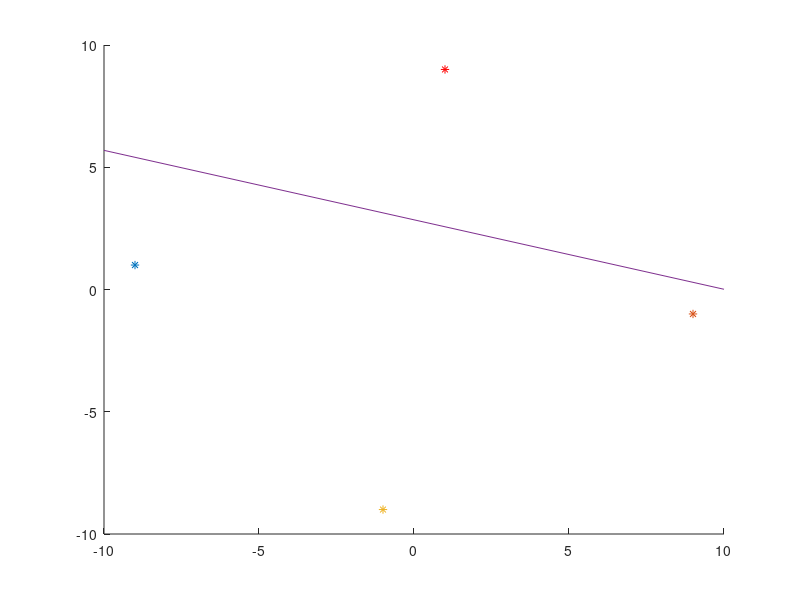

Reproduce this figure in MATLAB. (Note: this script raises an error after producing the figure.)
fileId = fopen('output.txt');

[a, b] = textscan(fileId, '%f %f');
fclose(fileId);
k = a{1}
k;
b = a{2};

%k = -0.17952815086879995;
%b = 6.604862536676114;
x = [-10, 10];
y = k * x + b;


hold on
plot(-9,1,'*');
plot(9,-1,'*');
plot(-1,-9,'*');
plot(1, 9, 'r*');

plot(x, y);

%# vertical line
hx = graph2d.constantline(0, 'LineStyle',':', 'Color',[.7 .7 .7]);
changedependvar(hx,'x');

%# horizontal line
hy = graph2d.constantline(0, 'Color',[.7 .7 .7]);
changedependvar(hy,'y');
